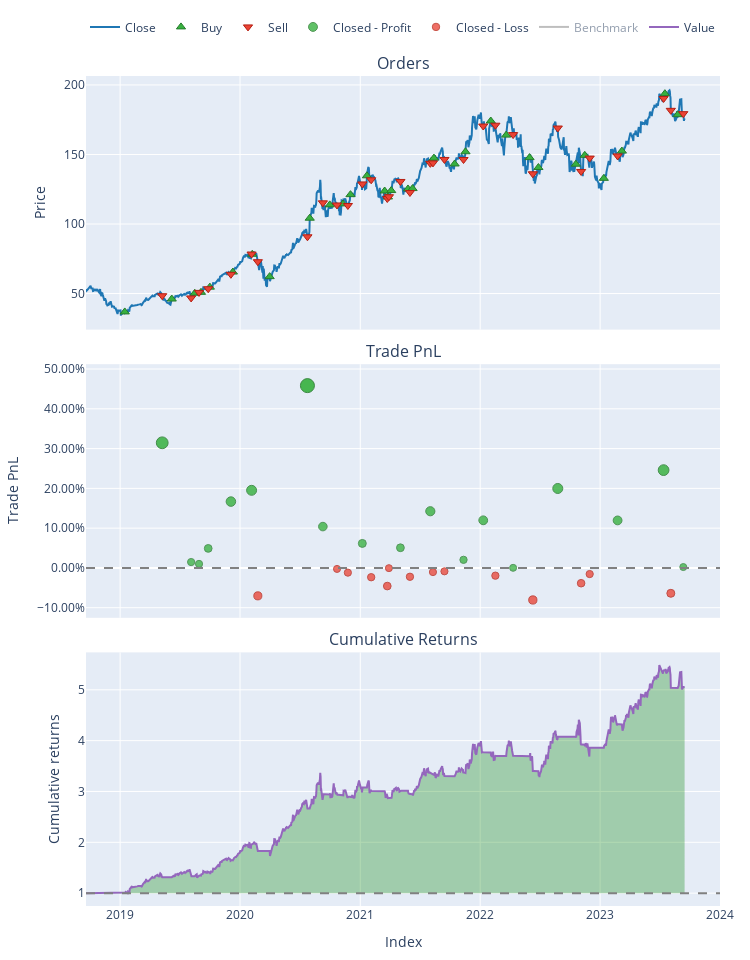

Notebook source saved alongside this figure:
### Code cell
pf[(5, 15, 'AAPL')].plot().show()

### Figure 1 — Plotly figure (JSON) as saved in the notebook; plotly's stock layout.template omitted (floating-point values rounded to 4 significant figures; data arrays with more than 128 entries replaced by an {"elided": "..."} marker saying what was removed)
{"data": [{"legendgroup": "0", "line": {"color": "#1f77b4"}, "name": "Close", "showlegend": true, "type": "scatter", "uid": "89eb0cfc-786d-4dd4-816c-58a10cf66fb8", "x": {"elided": "1256 str values"}, "xaxis": "x", "y": {"elided": "1256 float values"}, "yaxis": "y"}, {"customdata": [[253, 271, 9.967], [255, 284, 13.08], [257, 265, 13.31], [259, 264, 13.43], [261, 258, 14.09], [263, 251, 16.43], [265, 251, 19.64], [267, 294, 18.28], [269, 255, 26.57], [271, 258, 29.35], [273, 256, 29.3], [275, 239, 28.94], [277, 228, 30.71], [279, 242, 29.94], [281, 240, 28.67], [283, 231, 28.66], [285, 240, 30.05], [287, 234, 29.36], [289, 231, 33.53], [291, 225, 33.16], [293, 230, 32.93], [295, 221, 33.58], [297, 216, 37.6], [299, 225, 36.89], [301, 250, 36.94], [303, 241, 33.89], [305, 284, 40.62], [307, 262, 39.14], [309, 290, 38.52], [311, 283, 43.14], [313, 277, 53.66], [315, 282, 50.37]], "hovertemplate": "Order Id: %{customdata[0]}<br>Timestamp: %{x}<br>Price: %{y}<br>Size: %{customdata[1]:.6f}<br>Fees: %{customdata[2]:.6f}", "legendgroup": "1", "marker": {"color": "#37B13F", "line": {"color": "rgb(38,123,44)", "width": 1}, "size": 8, "symbol": "triangle-up"}, "mode": "markers", "name": "Buy", "type": "scatter", "uid": "c3a6ba86-7e2b-4dd4-9d1a-ddef67ea5fa0", "x": ["2019-01-15T05:00:00+00:00", "2019-06-07T04:00:00+00:00", "2019-08-16T04:00:00+00:00", "2019-09-04T04:00:00+00:00", "2019-10-01T04:00:00+00:00", "2019-12-10T05:00:00+00:00", "2020-02-07T05:00:00+00:00", "2020-03-31T04:00:00+00:00", "2020-07-31T04:00:00+00:00", "2020-09-30T04:00:00+00:00", "2020-11-09T05:00:00+00:00", "2020-12-02T05:00:00+00:00", "2021-01-21T05:00:00+00:00", "2021-03-16T04:00:00+00:00", "2021-03-26T04:00:00+00:00", "2021-04-05T04:00:00+00:00", "2021-05-26T04:00:00+00:00", "2021-06-09T04:00:00+00:00", "2021-08-05T04:00:00+00:00", "2021-08-13T04:00:00+00:00", "2021-10-15T04:00:00+00:00", "2021-11-17T05:00:00+00:00", "2022-02-02T05:00:00+00:00", "2022-03-21T04:00:00+00:00", "2022-05-31T04:00:00+00:00", "2022-06-27T04:00:00+00:00", "2022-10-19T04:00:00+00:00", "2022-11-15T05:00:00+00:00", "2023-01-12T05:00:00+00:00", "2023-03-08T05:00:00+00:00", "2023-07-17T04:00:00+00:00", "2023-08-25T04:00:00+00:00"], "xaxis": "x", "y": [36.78, 46.06, 50.21, 50.86, 54.61, 65.48, 78.23, 62.16, 104.2, 113.8, 114.5, 121.1, 134.7, 123.7, 119.4, 124.1, 125.2, 125.5, 145.2, 147.4, 143.2, 152.0, 174.1, 163.9, 147.8, 140.6, 143.0, 149.4, 132.8, 152.5, 193.7, 178.6], "yaxis": "y"}, {"customdata": [[254, 271, 13.13], [256, 284, 13.3], [258, 265, 13.47], [260, 264, 14.12], [262, 258, 16.47], [264, 251, 19.68], [266, 251, 18.3], [268, 294, 26.7], [270, 255, 29.39], [272, 258, 29.33], [274, 256, 29.01], [276, 239, 30.79], [278, 228, 30.05], [280, 242, 28.64], [282, 240, 28.71], [284, 231, 30.17], [286, 240, 29.44], [288, 234, 33.61], [290, 231, 33.25], [292, 225, 32.95], [294, 230, 33.67], [296, 221, 37.67], [298, 216, 36.95], [300, 225, 36.97], [302, 250, 34.03], [304, 241, 40.74], [306, 284, 39.13], [308, 262, 38.62], [310, 290, 43.21], [312, 283, 53.85], [314, 277, 50.34], [316, 282, 50.58]], "hovertemplate": "Order Id: %{customdata[0]}<br>Timestamp: %{x}<br>Price: %{y}<br>Size: %{customdata[1]:.6f}<br>Fees: %{customdata[2]:.6f}", "legendgroup": "2", "marker": {"color": "#EA4335", "line": {"color": "rgb(181,31,18)", "width": 1}, "size": 8, "symbol": "triangle-down"}, "mode": "markers", "name": "Sell", "type": "scatter", "uid": "6ab36194-9681-4601-95f5-cb05c2bf4b87", "x": ["2019-05-09T04:00:00+00:00", "2019-08-05T04:00:00+00:00", "2019-08-29T04:00:00+00:00", "2019-09-26T04:00:00+00:00", "2019-12-04T05:00:00+00:00", "2020-02-05T05:00:00+00:00", "2020-02-24T05:00:00+00:00", "2020-07-24T04:00:00+00:00", "2020-09-09T04:00:00+00:00", "2020-10-22T04:00:00+00:00", "2020-11-24T05:00:00+00:00", "2021-01-07T05:00:00+00:00", "2021-02-03T05:00:00+00:00", "2021-03-24T04:00:00+00:00", "2021-03-29T04:00:00+00:00", "2021-05-03T04:00:00+00:00", "2021-06-01T04:00:00+00:00", "2021-08-02T04:00:00+00:00", "2021-08-10T04:00:00+00:00", "2021-09-14T04:00:00+00:00", "2021-11-11T05:00:00+00:00", "2022-01-10T05:00:00+00:00", "2022-02-16T05:00:00+00:00", "2022-04-11T04:00:00+00:00", "2022-06-10T04:00:00+00:00", "2022-08-25T04:00:00+00:00", "2022-11-04T04:00:00+00:00", "2022-11-30T05:00:00+00:00", "2023-02-23T05:00:00+00:00", "2023-07-13T04:00:00+00:00", "2023-08-04T04:00:00+00:00", "2023-09-11T04:00:00+00:00"], "xaxis": "x", "y": [48.43, 46.83, 50.82, 53.47, 63.83, 78.39, 72.89, 90.81, 115.2, 113.7, 113.3, 128.8, 131.8, 118.3, 119.6, 130.6, 122.7, 143.6, 143.9, 146.4, 146.4, 170.5, 171.0, 164.3, 136.1, 169.0, 137.8, 147.4, 149.0, 190.3, 181.7, 179.4], "yaxis": "y"}, {"customdata": [[0, 0, 3136.0, 0.3146], [1, 1, 193.1, 0.01476], [2, 2, 135.0, 0.01014], [3, 3, 659.3, 0.0491], [4, 4, 2349.0, 0.1667], [5, 5, 3206.0, 0.1951], [7, 7, 8376.0, 0.4583], [8, 8, 2762.0, 0.104], [11, 11, 1784.0, 0.06163], [15, 15, 1453.0, 0.05069], [17, 17, 4185.0, 0.1425], [20, 20, 671.4, 0.02039], [21, 21, 4020.0, 0.1197], [23, 23, 8.667, 0.000235], [25, 25, 6769.0, 0.1997], [28, 28, 4602.0, 0.1194], [29, 29, 10610.0, 0.2459], [31, 31, 110.6, 0.002195]], "hovertemplate": "Exit Trade Id: %{customdata[0]}<br>Position Id: %{customdata[1]}<br>Exit Timestamp: %{x}<br>PnL: %{customdata[2]:.6f}<br>Return: %{customdata[3]:.2%}", "legendgroup": "3", "marker": {"color": "#37B13F", "line": {"color": "rgb(38,123,44)", "width": 1}, "opacity": [0.8529, 0.7548, 0.7532, 0.766, 0.8045, 0.8138, 0.9, 0.784, 0.7701, 0.7665, 0.7966, 0.7566, 0.7891, 0.75, 0.8153, 0.789, 0.8304, 0.7506], "size": [11.8, 7.222, 7.151, 7.747, 9.544, 9.978, 14, 8.585, 7.938, 7.771, 9.174, 7.308, 8.826, 7, 10.05, 8.822, 10.75, 7.03], "symbol": "circle"}, "mode": "markers", "name": "Closed - Profit", "type": "scatter", "uid": "c51a9819-d8dc-4887-9cd1-8b41df3f0d8c", "x": ["2019-05-09T04:00:00+00:00", "2019-08-05T04:00:00+00:00", "2019-08-29T04:00:00+00:00", "2019-09-26T04:00:00+00:00", "2019-12-04T05:00:00+00:00", "2020-02-05T05:00:00+00:00", "2020-07-24T04:00:00+00:00", "2020-09-09T04:00:00+00:00", "2021-01-07T05:00:00+00:00", "2021-05-03T04:00:00+00:00", "2021-08-02T04:00:00+00:00", "2021-11-11T05:00:00+00:00", "2022-01-10T05:00:00+00:00", "2022-04-11T04:00:00+00:00", "2022-08-25T04:00:00+00:00", "2023-02-23T05:00:00+00:00", "2023-07-13T04:00:00+00:00", "2023-09-11T04:00:00+00:00"], "xaxis": "x2", "y": [0.3146, 0.01476, 0.01014, 0.0491, 0.1667, 0.1951, 0.4583, 0.104, 0.06163, 0.05069, 0.1425, 0.02039, 0.1197, 0.000235, 0.1997, 0.1194, 0.2459, 0.002195], "yaxis": "y2"}, {"customdata": [[6, 6, -1379.0, -0.07021], [9, 9, -73.88, -0.002517], [10, 10, -348.0, -0.01188], [12, 12, -718.1, -0.02339], [13, 13, -1365.0, -0.0456], [14, 14, -14.81, -0.0005165], [16, 16, -668.3, -0.02224], [18, 18, -349.9, -0.01044], [19, 19, -284.1, -0.008566], [22, 22, -731.1, -0.01944], [24, 24, -2977.0, -0.0806], [26, 26, -1562.0, -0.03846], [27, 27, -602.1, -0.01538], [30, 30, -3424.0, -0.0638]], "hovertemplate": "Exit Trade Id: %{customdata[0]}<br>Position Id: %{customdata[1]}<br>Exit Timestamp: %{x}<br>PnL: %{customdata[2]:.6f}<br>Return: %{customdata[3]:.2%}", "legendgroup": "4", "marker": {"color": "#EA4335", "line": {"color": "rgb(181,31,18)", "width": 1}, "opacity": [0.7729, 0.7507, 0.7538, 0.7576, 0.7649, 0.7501, 0.7572, 0.7533, 0.7527, 0.7563, 0.7763, 0.7625, 0.755, 0.7708], "size": [8.069, 7.035, 7.178, 7.354, 7.693, 7.004, 7.336, 7.156, 7.127, 7.294, 8.228, 7.584, 7.231, 7.971], "symbol": "circle"}, "mode": "markers", "name": "Closed - Loss", "type": "scatter", "uid": "941fe484-0d86-46ea-b279-2fd80881229f", "x": ["2020-02-24T05:00:00+00:00", "2020-10-22T04:00:00+00:00", "2020-11-24T05:00:00+00:00", "2021-02-03T05:00:00+00:00", "2021-03-24T04:00:00+00:00", "2021-03-29T04:00:00+00:00", "2021-06-01T04:00:00+00:00", "2021-08-10T04:00:00+00:00", "2021-09-14T04:00:00+00:00", "2022-02-16T05:00:00+00:00", "2022-06-10T04:00:00+00:00", "2022-11-04T04:00:00+00:00", "2022-11-30T05:00:00+00:00", "2023-08-04T04:00:00+00:00"], "xaxis": "x2", "y": [-0.07021, -0.002517, -0.01188, -0.02339, -0.0456, -0.0005165, -0.02224, -0.01044, -0.008566, -0.01944, -0.0806, -0.03846, -0.01538, -0.0638], "yaxis": "y2"}, {"legendgroup": "5", "line": {"color": "#7f7f7f"}, "name": "Benchmark", "showlegend": true, "type": "scatter", "uid": "484c5813-0134-4a9f-a138-258623d1d6b0", "visible": "legendonly", "x": {"elided": "1256 str values"}, "xaxis": "x3", "y": {"elided": "1256 float values"}, "yaxis": "y3"}, {"hoverinfo": "skip", "legendgroup": "6", "line": {"color": "rgba(0, 0, 0, 0)", "width": 0}, "opacity": 0, "showlegend": false, "type": "scatter", "uid": "1ac1f10d-8b33-429f-9223-283261a09059", "x": {"elided": "1256 str values"}, "xaxis": "x3", "y": {"elided": "1256 int values"}, "yaxis": "y3"}, {"connectgaps": false, "fill": "tonexty", "fillcolor": "rgba(0, 128, 0, 0.3)", "hoverinfo": "skip", "legendgroup": "6", "line": {"color": "rgba(0, 0, 0, 0)", "width": 0}, "opacity": 0, "showlegend": false, "type": "scatter", "uid": "68555445-7268-40b7-b7f2-d78aff4b089d", "x": {"elided": "1256 str values"}, "xaxis": "x3", "y": {"elided": "1256 float values"}, "yaxis": "y3"}, {"hoverinfo": "skip", "legendgroup": "6", "line": {"color": "rgba(0, 0, 0, 0)", "width": 0}, "opacity": 0, "showlegend": false, "type": "scatter", "uid": "cb492c9f-e9c5-41c7-bc96-3c6642a622ea", "x": {"elided": "1256 str values"}, "xaxis": "x3", "y": {"elided": "1256 int values"}, "yaxis": "y3"}, {"connectgaps": false, "fill": "tonexty", "fillcolor": "rgba(255, 0, 0, 0.3)", "hoverinfo": "skip", "legendgroup": "6", "line": {"color": "rgba(0, 0, 0, 0)", "width": 0}, "opacity": 0, "showlegend": false, "type": "scatter", "uid": "8623cdd3-74f9-4ac7-a12e-235e8f54babb", "x": {"elided": "1256 str values"}, "xaxis": "x3", "y": {"elided": "1256 float values"}, "yaxis": "y3"}, {"legendgroup": "7", "line": {"color": "#9467bd"}, "name": "Value", "showlegend": true, "type": "scatter", "uid": "5ce8d963-c065-40ce-9003-fc89885ac959", "x": {"elided": "1256 str values"}, "xaxis": "x3", "y": {"elided": "1256 float values"}, "yaxis": "y3"}, {"hoverinfo": "skip", "legendgroup": "6", "line": {"color": "rgba(0, 0, 0, 0)", "width": 0}, "opacity": 0, "showlegend": false, "type": "scatter", "uid": "088cfdd4-dbb7-4361-afba-6745f11a3415", "x": {"elided": "1256 str values"}, "xaxis": "x3", "y": {"elided": "1256 int values"}, "yaxis": "y3"}], "layout": {"annotations": [{"font": {"size": 16}, "showarrow": false, "text": "Orders", "x": 0.5, "xanchor": "center", "xref": "paper", "y": 1, "yanchor": "bottom", "yref": "paper"}, {"font": {"size": 16}, "showarrow": false, "text": "Trade PnL", "x": 0.5, "xanchor": "center", "xref": "paper", "y": 0.6528, "yanchor": "bottom", "yref": "paper"}, {"font": {"size": 16}, "showarrow": false, "text": "Cumulative Returns", "x": 0.5, "xanchor": "center", "xref": "paper", "y": 0.3056, "yanchor": "bottom", "yref": "paper"}], "height": 960, "legend": {"orientation": "h", "traceorder": "normal", "x": 1, "xanchor": "right", "y": 1.042, "yanchor": "bottom"}, "margin": {"b": 30, "l": 30, "r": 30, "t": 30}, "shapes": [{"line": {"color": "gray", "dash": "dash"}, "type": "line", "x0": 0, "x1": 1, "xref": "paper", "y0": 0, "y1": 0, "yref": "y2"}, {"line": {"color": "gray", "dash": "dash"}, "type": "line", "x0": 0, "x1": 1, "xref": "paper", "y0": 1, "y1": 1, "yref": "y3"}], "showlegend": true, "width": 750, "xaxis": {"anchor": "y", "autorange": true, "domain": [0, 1], "matches": "x3", "range": ["2018-09-19 04:00", "2024-01-01 02:28:16.8153"], "showticklabels": false, "type": "date"}, "xaxis2": {"anchor": "y2", "autorange": true, "domain": [0, 1], "matches": "x3", "range": ["2018-09-19 04:00", "2024-01-01 02:28:16.8153"], "showticklabels": false, "type": "date"}, "xaxis3": {"anchor": "y3", "autorange": true, "domain": [0, 1], "range": ["2018-09-19 04:00", "2024-01-01 02:28:16.8153"], "title": {"text": "Index"}, "type": "date"}, "yaxis": {"anchor": "x", "autorange": true, "domain": [0.6944, 1], "range": [23.98, 206.5], "title": {"text": "Price"}, "type": "linear"}, "yaxis2": {"anchor": "x2", "autorange": true, "domain": [0.3472, 0.6528], "range": [-0.1257, 0.5127], "tickformat": ".2%", "title": {"text": "Trade PnL"}, "type": "linear"}, "yaxis3": {"anchor": "x3", "autorange": true, "domain": [0, 0.3056], "range": [0.7471, 5.736], "title": {"text": "Cumulative returns"}, "type": "linear"}}}
